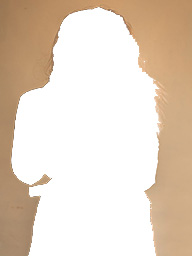
#> input picture background_fill/bg.jpg, 192 x 256 px
$ python background_fill.py
#> lines starting #> are read from the running program, lines starting #| are printed output that depends on the picture
import numpy as np
import cv2 as cv
import copy

img = cv.imread('bg.jpg')
#> img is the input picture: shape (256, 192, 3); mean B, G, R 196, 212.2, 228
mask = cv.imread('mask_human.jpg', 0)
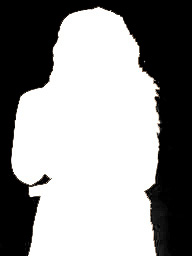
#> input picture background_fill/mask_human.jpg, 192 x 256 px
#> mask: shape (256, 192); min 0, max 255, mean 147.3

mask2 = copy.deepcopy(mask)

# mask adjust

# for i in range(mask.shape[0]):
# 	for j in range(mask.shape[1]):
# 		if mask2[i][j] != 0:
# 			mask2[i][j] == 255;

dst = cv.inpaint(img,mask2,3,cv.INPAINT_TELEA)
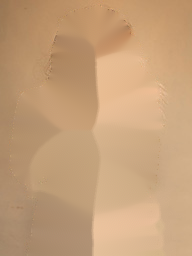
#> dst: shape (256, 192, 3); mean B, G, R 121.4, 159.4, 196.9
# cv.imshow('dst',dst)

cv.imwrite('./filled_bg.jpg',dst)

# cv.waitKey(0)
# cv.destroyAllWindows()
